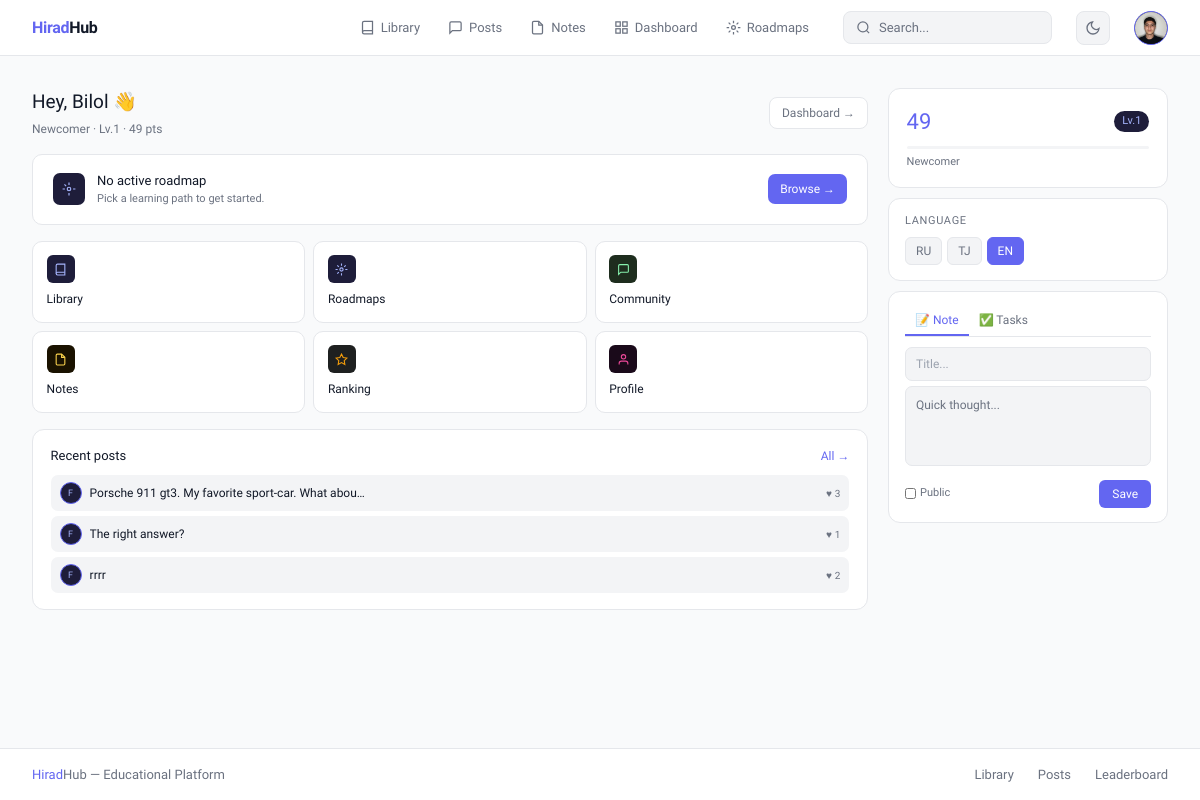
The page / (signed in) on the database as committed earlier.
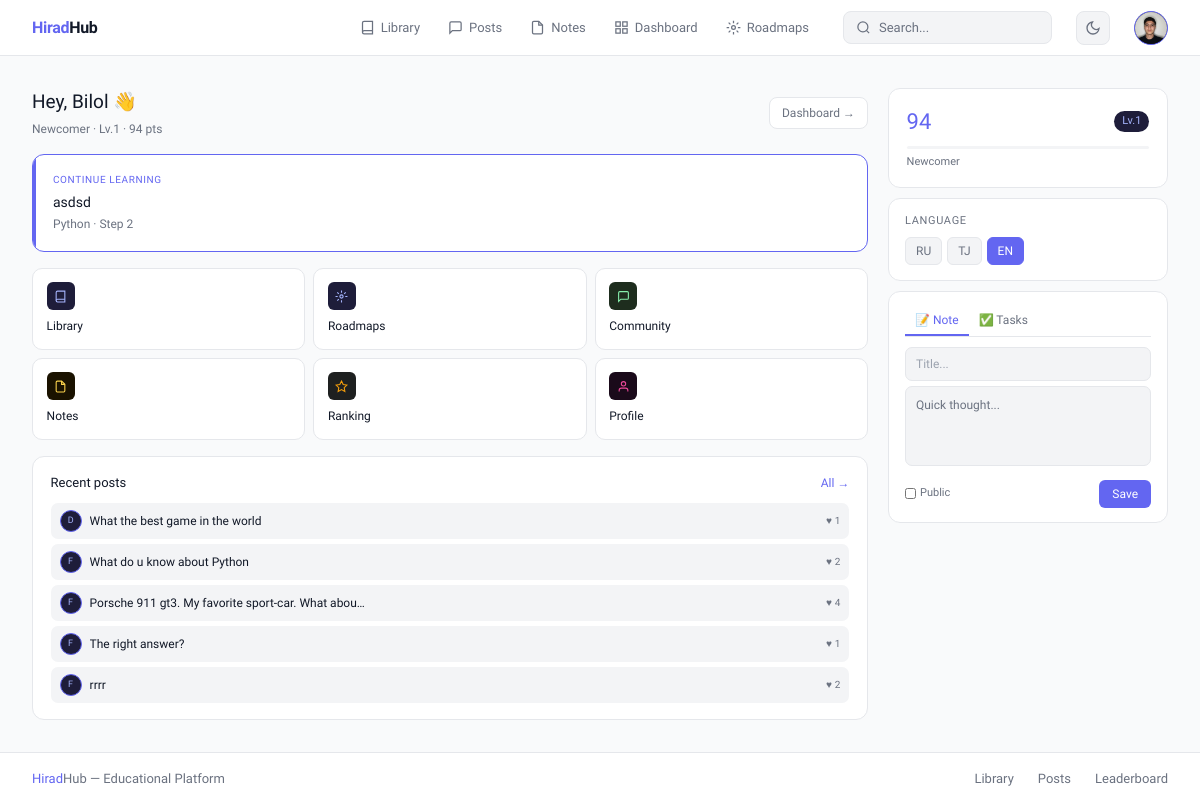
The same page on the database as committed later.
### user/models.py (models this page shows, shortened)
class CustomUser(AbstractUser):
    phone_regex = RegexValidator(
        regex=r'^\+?1?\d{9,15}$',
        message="Phone number must be entered in the format: '+999999999'. Up to 15 digits allowed."
    )
    email = models.EmailField(unique=True, db_index=True)
    first_name = models.CharField(max_length=30, blank=True)
    last_name = models.CharField(max_length=30, blank=True)
    phone_number = models.CharField(max_length=15, blank=True, validators=[phone_regex])
    profile_picture = models.ImageField(upload_to='profile_pictures/', blank=True, null=True)
    bio = models.TextField(blank=True)
    is_email_verified = models.BooleanField(default=False)
    is_verified = models.BooleanField(default=False)
    role = models.CharField(max_length=20, default='student',
    choices=[('student', 'Student'), ('teacher', 'Teacher'), ('director', 'Director'), ('admin', 'Admin'  )])
    username = models.CharField(max_length=150, unique=True)
    groups = models.ManyToManyField(
        'auth.Group',
        verbose_name='groups',
        blank=True,
        help_text='The groups this user belongs to.',
        related_name='customuser_set',
        related_query_name='user',
    )
    score = models.PositiveIntegerField(default=0, db_index=True)
    level = models.PositiveIntegerField(default=1)
    title = models.CharField(max_length=50, blank=True, default='Newcomer')
    user_permissions = models.ManyToManyField(
        'auth.Permission',
        verbose_name='user permissions',
        blank=True,
        help_text='Specific permissions for this user.',
        related_name='customuser_set',
        related_query_name='user',
    )
    class Meta:
        verbose_name = 'User'
        verbose_name_plural = 'Users'

### post/models.py (models this page shows, shortened)
class Post(models.Model):
    POST_TYPES_CHOICES = [
        ('post', 'Post'),
        ('question', 'Question'),
        ('article', 'Article'),
    ]
    author = models.ForeignKey(settings.AUTH_USER_MODEL, on_delete=models.CASCADE, related_name='posts')
    post_type = models.CharField(max_length=20, choices=POST_TYPES_CHOICES, default='post', db_index=True)
    text = models.TextField(max_length=10000, blank=True)
    image = models.ImageField(upload_to='post/images/', null=True, blank=True)
    video = models.FileField(upload_to='post/videos/', null=True, blank=True)
    is_answered = models.BooleanField(default=False, db_index=True)
    accepted_comment = models.OneToOneField('library.Comment', null=True, blank=True, on_delete=models.SET_NULL, related_name='accepted_for')
    view_count = models.PositiveIntegerField(default=0, db_index=True)
    step = models.PositiveIntegerField(default=0, db_index=True)
    created_at = models.DateTimeField(auto_now_add=True)
    updated_at = models.DateTimeField(auto_now=True)
    topics = models.ManyToManyField(Topic, related_name='posts', blank=True)
    likes = GenericRelation('library.Like')
    comments = GenericRelation('library.Comment')
    favorites = GenericRelation('post.Favorite')
    class Meta:
        indexes = [
            models.Index(fields=['-created_at']),
            models.Index(fields=['post_type']),
            models.Index(fields=['author', 'post_type']),
        ]
    @property
    def count_likes(self):
        return self.likes.count()

### roadmap/models.py (models this page shows, shortened)
class Step(models.Model):
    roadmap = models.ForeignKey(Roadmap, related_name='steps', on_delete=models.CASCADE)
    title = models.CharField(max_length=255)
    description = models.TextField(blank=True)
    order = models.PositiveIntegerField()
    resource_url = models.URLField(blank=True, help_text='Optional direct link to material for this step')
    class Meta:
        ordering = ['order']
        unique_together = ('roadmap', 'order')

class Roadmap(models.Model):
    title = models.CharField(max_length=255)
    topic = models.ForeignKey(Topic, on_delete=models.SET_NULL, null=True)
    creator = models.ForeignKey(settings.AUTH_USER_MODEL, on_delete=models.CASCADE)
    is_public = models.BooleanField(default=True)
    created_at = models.DateTimeField(auto_now_add=True)
    description = models.TextField(blank=True)
    class Meta:
        indexes = [
            models.Index(fields=['topic']),
            models.Index(fields=['is_public']),
        ]

### main/views.py (the view)
# urls.py: path('', views.library_home, name='home'),
def home(request):
    recent_posts = Post.objects.select_related('author').order_by('-created_at')[:5]
    ctx = {'recent_posts': recent_posts}
    if request.user.is_authenticated:
        from roadmap.models import UserProgress, Roadmap
        last_progress = (
            UserProgress.objects
            .filter(user=request.user, completed=False)
            .select_related('step__roadmap')
            .order_by('step__roadmap__id', 'step__order')
            .first()
        )
        ctx['current_step'] = last_progress.step if last_progress else None
        if request.user.role in ('teacher', 'director', 'admin'):
            ctx['teacher_books_count'] = Book.objects.filter(creator=request.user).count()
            ctx['teacher_videos_count'] = Video.objects.filter(creator=request.user).count()
            ctx['teacher_podcasts_count'] = Podcast.objects.filter(creator=request.user).count()
    return render(request, 'main/home.html', ctx)

### templates/main/home.html (shortened to what the changed rows need)
{% extends 'base.html' %}
{% block content %}
{% if request.user.is_authenticated %}
{% with user=request.user %}
<div class="home-grid">
  <div style="display:flex; flex-direction:column; gap:1rem;">
    <div style="display:flex; align-items:center; justify-content:space-between; gap:10px; flex-wrap:wrap;">
      <div>
        <p style="font-size:19px; font-weight:500; color:var(--text);">
          {% if user.role == 'teacher' %}Hey, Teacher {{ user.first_name|default:user.username }} 👋
          {% elif user.role == 'director' %}Welcome, Director {{ user.first_name|default:user.username }} 👋
          {% else %}Hey, {{ user.first_name|default:user.username }} 👋{% endif %}
        </p>
        <p style="font-size:12px; color:var(--muted); margin-top:3px;">
          {% if user.role == 'teacher' and user.teacher_profile %}
            {{ user.teacher_profile.teacher_title }} · Lv.{{ user.teacher_profile.teacher_level }} · {{ user.teacher_profile.teacher_score }} pts
          {% else %}
            {{ user.title }} · Lv.{{ user.level }} · {{ user.score }} pts
          {% endif %}
        </p>
      </div>
    </div>
    {% if user.role == 'student' %}
      {% if current_step %}
      <a href="{% url 'roadmap:detail' current_step.roadmap.pk %}" class="step-card">
        <p style="font-size:10px; color:var(--accent); font-weight:500; text-transform:uppercase; letter-spacing:0.06em; margin-bottom:5px;">Continue learning</p>
        <p style="font-size:14px; font-weight:500; color:var(--text); margin-bottom:2px;">{{ current_step.title }}</p>
        <p style="font-size:12px; color:var(--muted);">{{ current_step.roadmap.title }} · Step {{ current_step.order }}</p>
      </a>
      {% else %}
      <div style="background:var(--surface); border:0.5px solid var(--border); border-radius:10px; padding:1rem 1.25rem; display:flex; align-items:center; gap:12px;">
        <div style="width:32px; height:32px; background:#1e1d3a; border-radius:7px; display:flex; align-items:center; justify-content:center; flex-shrink:0;">
          <svg width="14" height="14" viewBox="0 0 24 24" fill="none" stroke="#a5b4fc" stroke-width="2"><circle cx="12" cy="12" r="3"/><path d="M12 1v4M12 19v4M4.22 4.22l2.83 2.83M1 12h4M19 12h4"/></svg>
        </div>
        <div style="flex:1;">
          <p style="font-size:13px; font-weight:500; color:var(--text);">No active roadmap</p>
          <p style="font-size:11px; color:var(--muted); margin-top:1px;">Pick a learning path to get started.</p>
        </div>
        <a href="{% url 'roadmap:list' %}"
          style="font-size:12px; color:#fff; background:var(--accent); padding:6px 12px; border-radius:7px; text-decoration:none; white-space:nowrap; transition:background 0.15s;"
          onmouseover="this.style.background='var(--accent-h)'" onmouseout="this.style.background='var(--accent)'">Browse →</a>
      </div>
      {% endif %}
    {% endif %}
    {% if recent_posts %}
    <div style="background:var(--surface); border:0.5px solid var(--border); border-radius:12px; padding:1rem 1.1rem;">
      <div style="display:flex; flex-direction:column; gap:5px;">
        {% for post in recent_posts %}
        <a href="{% url 'post:detail' post.pk %}" style="display:flex; align-items:center; gap:8px; padding:7px 9px; background:var(--surface2); border-radius:7px; text-decoration:none; transition:background 0.15s;"
          onmouseover="this.style.background='var(--border)'" onmouseout="this.style.background='var(--surface2)'">
          <div style="width:22px;height:22px;border-radius:50%;background:#1e1d3a;border:1px solid var(--accent);display:flex;align-items:center;justify-content:center;font-size:9px;color:#a5b4fc;flex-shrink:0;">{{ post.author.username|first|upper }}</div>
          <p style="flex:1;font-size:12px;color:var(--text);overflow:hidden;text-overflow:ellipsis;white-space:nowrap;">{{ post.text|truncatechars:50 }}</p>
          <span style="font-size:10px;color:var(--muted);flex-shrink:0;">♥ {{ post.count_likes }}</span>
        </a>
        {% endfor %}
      </div>
    </div>
    {% endif %}
  </div>
  <div class="sidebar-col" style="position:sticky; top:70px; display:flex; flex-direction:column; gap:10px;">
    <div style="background:var(--surface); border:0.5px solid var(--border); border-radius:12px; padding:1rem 1.1rem;">
      {% if user.role == 'teacher' and user.teacher_profile %}
        {% with tp=user.teacher_profile %}
        <div style="display:flex; align-items:center; justify-content:space-between; margin-bottom:8px;">
          <span style="font-size:22px; font-weight:500; color:var(--accent);">{{ tp.teacher_score }}</span>
          <span style="font-size:11px; padding:2px 8px; background:#1e1d3a; color:#a5b4fc; border-radius:20px;">Lv.{{ tp.teacher_level }}</span>
        </div>
        <div style="height:3px; background:var(--surface2); border-radius:2px; overflow:hidden; margin-bottom:5px;">
          <div style="height:100%; width:{% widthratio tp.teacher_score 10000 100 %}%; background:var(--accent); border-radius:2px; max-width:100%;"></div>
        </div>
        <p style="font-size:11px; color:var(--muted);">{{ tp.teacher_title }}</p>
        {% if not tp.is_verified %}<p style="font-size:11px; color:#fcd34d; margin-top:5px;">⏳ Awaiting verification</p>{% endif %}
        {% endwith %}
      {% else %}
        <div style="display:flex; align-items:center; justify-content:space-between; margin-bottom:8px;">
          <span style="font-size:22px; font-weight:500; color:var(--accent);">{{ user.score }}</span>
          <span style="font-size:11px; padding:2px 8px; background:#1e1d3a; color:#a5b4fc; border-radius:20px;">Lv.{{ user.level }}</span>
        </div>
        <div style="height:3px; background:var(--surface2); border-radius:2px; overflow:hidden; margin-bottom:5px;">
        </div>
        <p style="font-size:11px; color:var(--muted);">{{ user.title }}</p>
      {% endif %}
    </div>
  </div>
</div>
{% endwith %}
{% endif %}
{% endblock %}

### templates/base.html (shortened to what the changed rows need)
<!DOCTYPE html>
<html lang="en">
<head>
    <script src="https://cdn.tailwindcss.com"></script>
</head>
<body>
    <header class="navbar">
        {% if user.is_authenticated %}
        <div class="dropdown" id="user-dropdown">
            <div class="avatar-btn" id="avatar-btn">
                {% if user.profile_picture %}
                <img src="{{ user.profile_picture.url }}" alt="avatar" />
                {% else %}
                {{ request.user.username|first|upper }}
                {% endif %}
            </div>
        </div>
        {% else %}
        <div style="display:flex;align-items:center;gap:6px;flex-shrink:0;">
            <a href="{% url 'user:login' %}" class="btn-ghost">Login</a>
            <a href="{% url 'user:register' %}" class="btn-primary">Register</a>
        </div>
        {% endif %}
    </header>
    <main>{% block content %}{% endblock %}</main>
</body>
</html>

Rows that differ between the two databases and show on the page:
changed CustomUser "Bilol": score "49" → "94"
now on this page (row unchanged): Step: title "asdsd", roadmap "Python", order "2"
added Post: author.username|first "D", text "What the best game in the world", count_likes "1"
added Post: author.username|first "F", text "What do u know about Python", count_likes "2"
changed Post "Porsche 911 gt3. My favorite sport-car. What abou…": count_likes "3" → "4"
Other text that changed with them:
text no longer shown: "No active roadmap Pick a learning path to get started. Browse →"
text now shown: "CONTINUE LEARNING · Step"
